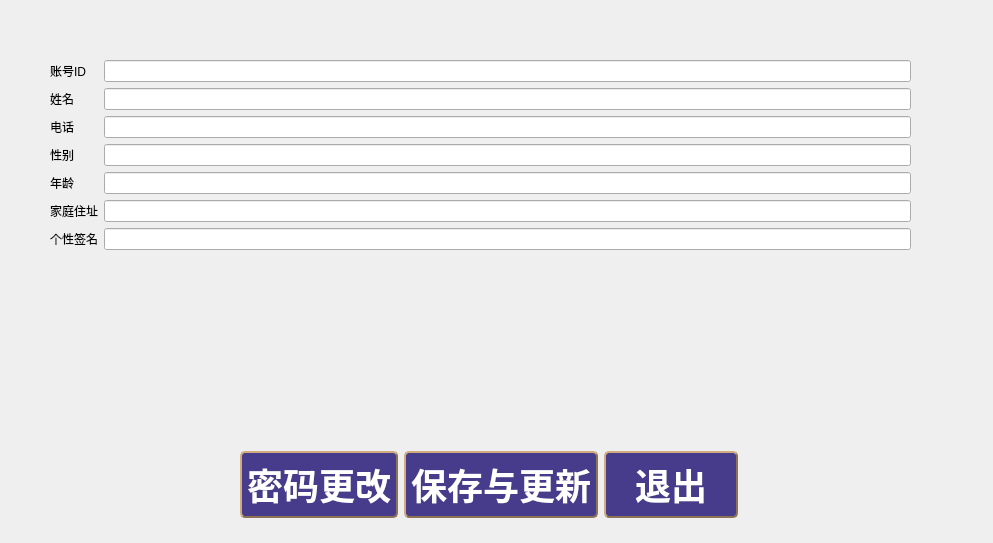
<?xml version="1.0" encoding="UTF-8"?>
<ui version="4.0">
 <class>patientinfor</class>
 <widget class="QWidget" name="patientinfor">
  <property name="geometry">
   <rect>
    <x>0</x>
    <y>0</y>
    <width>993</width>
    <height>543</height>
   </rect>
  </property>
  <property name="windowTitle">
   <string>Form</string>
  </property>
  <widget class="QLabel" name="label_12">
   <property name="geometry">
    <rect>
     <x>30</x>
     <y>690</y>
     <width>129</width>
     <height>34</height>
    </rect>
   </property>
   <property name="text">
    <string/>
   </property>
  </widget>
  <widget class="QWidget" name="formLayoutWidget">
   <property name="geometry">
    <rect>
     <x>50</x>
     <y>60</y>
     <width>861</width>
     <height>429</height>
    </rect>
   </property>
   <layout class="QFormLayout" name="formLayout">
    <item row="0" column="0">
     <widget class="QLabel" name="label_8">
      <property name="text">
       <string>账号ID</string>
      </property>
     </widget>
    </item>
    <item row="0" column="1">
     <widget class="QLineEdit" name="IDname"/>
    </item>
    <item row="1" column="0">
     <widget class="QLabel" name="label">
      <property name="text">
       <string>姓名</string>
      </property>
     </widget>
    </item>
    <item row="1" column="1">
     <widget class="QLineEdit" name="name"/>
    </item>
    <item row="2" column="0">
     <widget class="QLabel" name="label_5">
      <property name="text">
       <string>电话</string>
      </property>
     </widget>
    </item>
    <item row="3" column="0">
     <widget class="QLabel" name="label_2">
      <property name="text">
       <string>性别</string>
      </property>
     </widget>
    </item>
    <item row="3" column="1">
     <widget class="QLineEdit" name="sex"/>
    </item>
    <item row="4" column="0">
     <widget class="QLabel" name="label_3">
      <property name="text">
       <string>年龄</string>
      </property>
     </widget>
    </item>
    <item row="4" column="1">
     <widget class="QLineEdit" name="age"/>
    </item>
    <item row="5" column="0">
     <widget class="QLabel" name="label_6">
      <property name="text">
       <string>家庭住址</string>
      </property>
     </widget>
    </item>
    <item row="5" column="1">
     <widget class="QLineEdit" name="adress">
      <property name="text">
       <string/>
      </property>
     </widget>
    </item>
    <item row="6" column="0">
     <widget class="QLabel" name="label_7">
      <property name="text">
       <string>个性签名</string>
      </property>
     </widget>
    </item>
    <item row="6" column="1">
     <widget class="QLineEdit" name="Signature"/>
    </item>
    <item row="2" column="1">
     <widget class="QLineEdit" name="phone"/>
    </item>
   </layout>
  </widget>
  <widget class="QWidget" name="horizontalLayoutWidget">
   <property name="geometry">
    <rect>
     <x>240</x>
     <y>450</y>
     <width>498</width>
     <height>69</height>
    </rect>
   </property>
   <layout class="QHBoxLayout" name="horizontalLayout">
    <item>
     <widget class="QPushButton" name="pushButton">
      <property name="styleSheet">
       <string notr="true">QPushButton
{
	background-color: #473C8B; /*背景色*/ 
	border-style: outset;
	border-width: 2px;
	border-radius:5px; /*边界圆滑*/
	border-color: #8B7355;
	font: bold 36px;
	min-width:2em;
	color:white; /*字体颜色*/
	font-family:华文新魏;
	padding: 5px;
}
 
QPushButton:hover
{
	background-color: rgb(0, 150, 0);
}
 
QPushButton:pressed
{
	background-color: #1E90FF; /*伪状态经过时背景色*/ 
	border-style: inset;
}
QPushButton:!enabled{
	background-color: rgb(100, 100, 100);
	border-style: inset;
}</string>
      </property>
      <property name="text">
       <string>密码更改</string>
      </property>
     </widget>
    </item>
    <item>
     <widget class="QPushButton" name="save">
      <property name="styleSheet">
       <string notr="true">QPushButton
{
	background-color: #473C8B; /*背景色*/ 
	border-style: outset;
	border-width: 2px;
	border-radius:5px; /*边界圆滑*/
	border-color: #8B7355;
	font: bold 36px;
	min-width:2em;
	color:white; /*字体颜色*/
	font-family:华文新魏;
	padding: 5px;
}
 
QPushButton:hover
{
	background-color: rgb(0, 150, 0);
}
 
QPushButton:pressed
{
	background-color: #1E90FF; /*伪状态经过时背景色*/ 
	border-style: inset;
}
QPushButton:!enabled{
	background-color: rgb(100, 100, 100);
	border-style: inset;
}</string>
      </property>
      <property name="text">
       <string>保存与更新</string>
      </property>
     </widget>
    </item>
    <item>
     <widget class="QPushButton" name="exit">
      <property name="styleSheet">
       <string notr="true">QPushButton
{
	background-color: #473C8B; /*背景色*/ 
	border-style: outset;
	border-width: 2px;
	border-radius:5px; /*边界圆滑*/
	border-color: #8B7355;
	font: bold 36px;
	min-width:2em;
	color:white; /*字体颜色*/
	font-family:华文新魏;
	padding: 5px;
}
 
QPushButton:hover
{
	background-color: rgb(0, 150, 0);
}
 
QPushButton:pressed
{
	background-color: #1E90FF; /*伪状态经过时背景色*/ 
	border-style: inset;
}
QPushButton:!enabled{
	background-color: rgb(100, 100, 100);
	border-style: inset;
}</string>
      </property>
      <property name="text">
       <string>退出</string>
      </property>
     </widget>
    </item>
   </layout>
  </widget>
 </widget>
 <resources/>
 <connections>
  <connection>
   <sender>exit</sender>
   <signal>clicked()</signal>
   <receiver>patientinfor</receiver>
   <slot>close()</slot>
   <hints>
    <hint type="sourcelabel">
     <x>1135</x>
     <y>895</y>
    </hint>
    <hint type="destinationlabel">
     <x>633</x>
     <y>480</y>
    </hint>
   </hints>
  </connection>
 </connections>
</ui>
